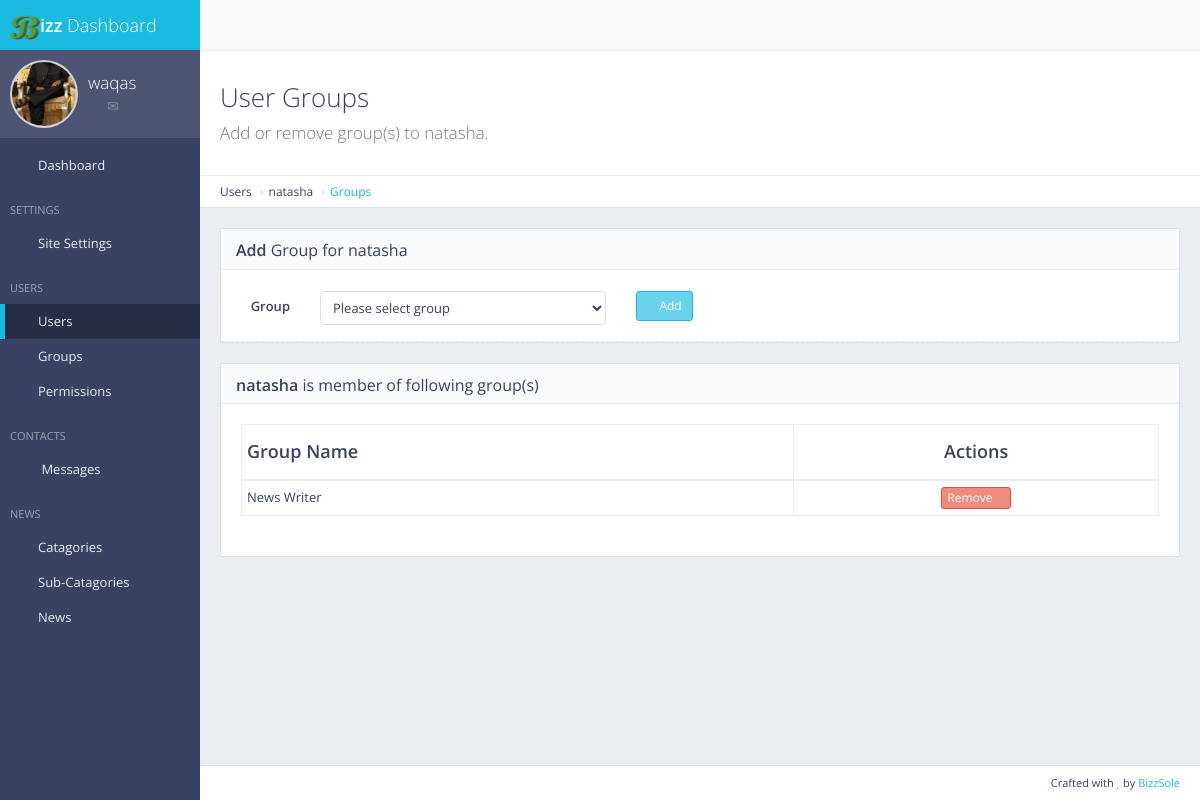
The app's page /panel/users/groups/assign/4 (signed in) with its own data.
### usermanager/models.py (models this page shows, shortened)
class Usermanager(models.Model):
    class Userstatus(models.TextChoices):
        Active = 'Active'
        Inactive = 'Inactive'
    username = models.CharField(max_length=50)
    user_firstname = models.CharField(max_length=30)
    user_lastname = models.CharField(max_length=30)
    user_email = models.EmailField()
    user_contact = models.CharField(max_length=50)
    user_biography = models.TextField()
    user_address = models.TextField()
    user_doj = models.DateTimeField(default=datetime.now)
    user_image = models.ImageField(upload_to='pics', default='media/pics/avatar.jpg')
    user_status = models.CharField(max_length=8, choices=Userstatus.choices, default=Userstatus.Active)
    user_posts = models.IntegerField(default=0)

### usermanager/views.py (the view)
# urls.py: path('panel/users/groups/assign/<pk>', views.user_addgroup, name='user_addgroup'),
def user_addgroup(request, pk):
    permission = access_permission(request,'user_addgroup')
    if permission == -1: return redirect('mylogin')
    if permission == 0: return error(request, 'access_denied', 'Access Denied')
    if request.method == 'POST':
        groupname = request.POST.get('group_name')
        usermanager = Usermanager.objects.get(pk=pk)
        users = User.objects.get(username=usermanager.username)
        group = Group.objects.get(name=groupname)
        users.groups.add(group)
    usermanager = Usermanager.objects.get(pk=pk)
    users = User.objects.get(username=usermanager.username)
    group = []
    for i in users.groups.all().order_by('name') :
        group.append(i.name)
    grouplist = Group.objects.all().order_by('name')
    groupl = []
    for i in grouplist:
        groupl.append(i.name)
    grouplist = list(set(groupl).symmetric_difference(set(group)))
    return render(request, 'user_addgroup.html',{
        'user_name':request.user.username,
        'site_name':site_name,
        'site_icon':site_icon,
        'site_logo':site_logo,
        'activeuser':Usermanager.objects.filter(username=request.user.username),
        'group':group,
        'grouplist':grouplist,
        'usermanager':usermanager,
    })

### bizzsole/bizzfunc.py (called while the page is built)
def access_permission(request, code_name=None, user_only_data=False):
    permission = 0
    if not request.user.is_authenticated:
        permission = -1
        return permission
    for i in request.user.groups.all():
        if i.name == 'Super User' or i.pk == 1 : permission = 1
    if permission == 0:
        perm = request.user.get_all_permissions()
        for i in perm:
            if i == code_name: permission = 1
            if i == code_name + '_user_only': permission = 2
    return permission

### main/templatetags/access_permission.py (called while the page is built)
@register.filter(name='has_group')
def has_group(user, group_name):
    return user.groups.filter(name=group_name).exists()

### templates/user_addgroup.html (shortened to what this page needs)
{% extends 'panelmaster.html' %}
{% load static %}
{% block mainblock %}
<div class="content-header">
    <div class="header-section">
        <h1>
            <i class="fa fa-table"></i>User Groups<br><small>Add or remove group(s) to {{usermanager.username}}.</small>
        </h1>
    </div>
</div>
<ul class="breadcrumb breadcrumb-top">
    <li>Users</li>
    <li>{{usermanager.username}}</li>
    <li><a href="">Groups</a></li>
</ul>
<div class="row">
    <div class="col-md-12">
        <div class="block">
            <div class="block-title">
                <h2><strong>Add</strong> Group for {{usermanager.username}}</h2>
            </div>
            <form action="{% url 'user_addgroup' pk=usermanager.pk %}" method="post" enctype="multipart/form-data" class="form-horizontal form-bordered">
                <div class="form-group">
                    <label class="col-md-1 control-label" for="group_name">Group</label>
                    <div class="col-md-4">
                        <select id="group_name" name="group_name" class="form-control" size="1">
                            <option value="0">Please select group</option>
                        </select>
                    </div>
                    <div class="col-md-5">
                        <button type="submit" class="btn btn-sm btn-primary"><i class="fa fa-angle-right"></i> Add</button>
                    </div>
                </div>
            </form>
        </div>
    </div>
</div>
<div class="block full">
    <div class="block-title">
        <h2><strong>{{usermanager.username}}</strong> is member of following group(s)</h2>
    </div>
    <div class="table-responsive">
        <table id="example-datatable" class="table table-vcenter table-condensed table-bordered">
            <thead>
                <tr>
                    <th>Group Name</th>
                    <th class="text-center">Actions</th>
                </tr>
            </thead>
            <tbody>
                {% for group in group %}
                <tr>
                    <td>{{group}}</td>
                    <td class="text-center">
                        <div class="btn-group">
                            <a href="{% url 'user_deletegroup' pk=usermanager.pk groupname=group %}" data-toggle="tooltip" title="Delete" class="btn btn-xs btn-danger">Remove <i class="fa fa-times"></i></a>
                        </div>
                    </td>
                </tr>
                {% endfor %}
            </tbody>
        </table>
    </div>
</div>
{% endblock %}

### templates/panelmaster.html (shortened to what this page needs)
{% load static %}
{% load access_permission %}
<!DOCTYPE html>
 <html class="no-js" lang="en">
    <head>
        <link rel="stylesheet" href="{% static 'panel/css/bootstrap.min.css' %}">
        <link rel="stylesheet" href="{% static 'panel/css/plugins.css' %}">
        <link rel="stylesheet" href="{% static 'panel/css/main.css' %}">
        <link rel="stylesheet" href="{% static 'panel/css/themes.css' %}">
    </head>
    <body>
        <div id="page-wrapper">
            <div id="page-container" class="sidebar-partial sidebar-visible-lg sidebar-no-animations">
                <div id="sidebar">
                    <div id="sidebar-scroll">
                        <div class="sidebar-content">
                            <a href="" class="sidebar-brand">
                                <img style="width:30px; height:25px;" src="{{site_icon.url}}" alt="Bizz"></i><span class="sidebar-nav-mini-hide"><strong>izz </strong>Dashboard</span>
                            </a>
                            <div class="sidebar-section sidebar-user clearfix sidebar-nav-mini-hide">
                                <div class="sidebar-user-avatar">
                                    <a href="#">
                                        {% for activeuser in activeuser %}
                                        <img style="object-fit:cover;" src="{{activeuser.user_image.url}}" alt="user image">
                                        {% endfor %}
                                    </a>
                                </div>
                                <div class="sidebar-user-name">{{user_name}}</div>
                                <div class="sidebar-user-links">
                                    <a href="page_ready_user_profile.html" data-toggle="tooltip" data-placement="bottom" title="Profile"><i class="gi gi-user"></i></a>
                                    <a href="page_ready_inbox.html" data-toggle="tooltip" data-placement="bottom" title="Messages"><i class="gi gi-envelope"></i></a>
                                    <a href="javascript:void(0)" class="enable-tooltip" data-placement="bottom" title="Settings" onclick="$('#modal-user-settings').modal('show');"><i class="gi gi-cogwheel"></i></a>
                                    <a href="/login" data-toggle="tooltip" data-placement="bottom" title="Logout"><i class="gi gi-exit"></i></a>
                                </div>
                            </div>
                            <ul class="sidebar-nav">
                                <li>
                                    <a id="dashboard" href="/panel/"><i class="gi gi-stopwatch sidebar-nav-icon"></i><span class="sidebar-nav-mini-hide">Dashboard</span></a>
                                </li>
                                {% if request.user|has_group:'Super User' %}
                                <li class="sidebar-header">
                                    <span class="sidebar-header-title">Settings</span>
                                </li>
                                <li>
                                    <a id="site_settings" href="/panel/settings"><i class="gi gi-show_big_thumbnails sidebar-nav-icon"></i><span>Site Settings</span></a>
                                </li>
                                {% endif %}
                                {% if request.user|has_group:'Super User' %}
                                <li class="sidebar-header">
                                    <span class="sidebar-header-title">Users</span>
                                </li>
                                <li>
                                    <a id="user_list" href="/panel/users/list"><i class="gi gi-show_big_thumbnails sidebar-nav-icon"></i><span>Users</span></a>
                                </li>
                                <li>
                                    <a id="user_group" href="/panel/users/groups"><i class="gi gi-show_big_thumbnails sidebar-nav-icon"></i><span>Groups</span></a>
                                </li>
                                <li>
                                    <a id="permissions" href="/panel/users/permissions"><i class="gi gi-show_big_thumbnails sidebar-nav-icon"></i><span>Permissions</span></a>
                                </li>
                                {% endif %}
                                {% if request.user|has_group:'Super User' %}
                                <li class="sidebar-header">
                                    <span class="sidebar-header-title">Contacts</span>
                                </li>
                                <li>
                                    <a id="messages" href="/contact/list"><i class="gi gi-show_big_thumbnails sidebar-nav-icon"></i>
                                    {% if unread_contacts == 0 %}
                                    <span>Messages</span></a>
                                    {% else %}
                                    <span>Messages</span>
                                    </a>
                                    {% endif %}
                                </li>
                                {% endif %}
                                <li class="sidebar-header">
                                    <span class="sidebar-header-title">News</span>
                                </li>
                                {% if request.user|has_group:'Super User' %}
                                <li id="catagory">
                                    <a href="#" class="sidebar-nav-menu"><i class="fa fa-angle-left sidebar-nav-indicator sidebar-nav-mini-hide"></i><i class="gi gi-show_big_thumbnails sidebar-nav-icon"></i><span class="sidebar-nav-mini-hide">Catagories</span></a>
                                </li>
                                {% endif %}
                                {% if request.user|has_group:'Super User' %}
                                <li id="subcatagory">
                                    <a href="#" class="sidebar-nav-menu"><i class="fa fa-angle-left sidebar-nav-indicator sidebar-nav-mini-hide"></i><i class="gi gi-show_big_thumbnails sidebar-nav-icon"></i><span class="sidebar-nav-mini-hide">Sub-Catagories</span></a>
                                </li>
                                {% endif %}
                                <li id="news">
                                    <a href="#" class="sidebar-nav-menu"><i class="fa fa-angle-left sidebar-nav-indicator sidebar-nav-mini-hide"></i><i class="gi gi-show_big_thumbnails sidebar-nav-icon"></i><span class="sidebar-nav-mini-hide">News</span></a>
                                </li>
                            </ul>
                        </div>
                    </div>
                </div>
                <div id="main-container">
                    <header class="navbar navbar-default">
                        <ul class="nav navbar-nav-custom">
                            <li>
                                <a href="javascript:void(0)" onclick="App.sidebar('toggle-sidebar');this.blur();">
                                    <i class="fa fa-bars fa-fw"></i>
                                </a>
                            </li>
                            <li class="dropdown">
                                <a href="javascript:void(0)" class="dropdown-toggle" data-toggle="dropdown">
                                    <i class="gi gi-settings"></i>
                                </a>
                            </li>
                        </ul>
                    </header>
                    <div id="page-content">
                        {% block mainblock %}
                        {% endblock %}
                    </div>
                    <footer class="clearfix">
                        <div class="pull-right">
                            Crafted with <i class="fa fa-heart text-danger"></i> by <a href="https://bizzsole.com" target="_blank">BizzSole</a>
                        </div>
                    </footer>
                </div>
            </div>
        </div>
    </body>
</html>

### records on screen
Usermanager: user_image (picture)
Usermanager: username "natasha"

### other values on screen
{{ user_name }} "waqas"
{{ group }} "News Writer"
